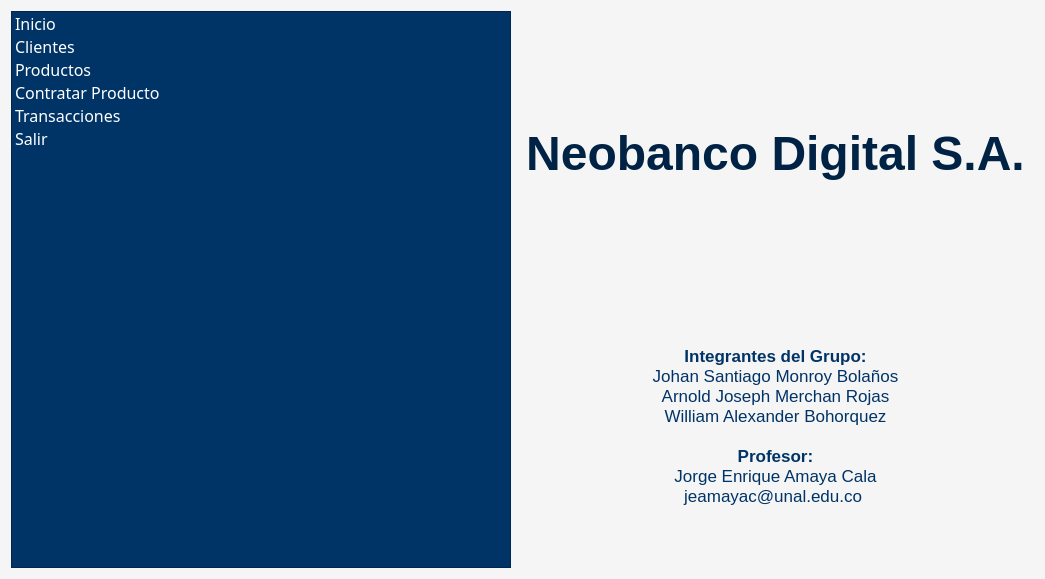
<?xml version="1.0" encoding="UTF-8"?>
<ui version="4.0">
 <class>NeobancoApp</class>
 <widget class="QWidget" name="NeobancoApp">
  <property name="geometry">
   <rect>
    <x>0</x>
    <y>0</y>
    <width>1045</width>
    <height>579</height>
   </rect>
  </property>
  <property name="windowTitle">
   <string>Neobanco Digital S.A.</string>
  </property>
  <property name="styleSheet">
   <string notr="true">
    QWidget {
        background-color: #f5f5f5;
    }
    QListWidget {
        background-color: #003366;
        color: white;
        font-size: 16px;
    }
    QListWidget::item:selected {
        background-color: white;
        color: #003366;
        font-weight: bold;
    }
    QLabel {
        color: #003366;
    }
    #labelTitulo {
        color: #002244;
    }
   </string>
  </property>
  <layout class="QHBoxLayout" name="mainLayout">
   <item>
    <widget class="QListWidget" name="menu">
     <property name="font">
      <font>
       <family>Segoe UI Semibold</family>
       <pointsize>-1</pointsize>
      </font>
     </property>
     <item>
      <property name="text">
       <string>Inicio</string>
      </property>
     </item>
     <item>
      <property name="text">
       <string>Clientes</string>
      </property>
     </item>
     <item>
      <property name="text">
       <string>Productos</string>
      </property>
     </item>
     <item>
      <property name="text">
       <string>Contratar Producto</string>
      </property>
     </item>
     <item>
      <property name="text">
       <string>Transacciones</string>
      </property>
     </item>
     <item>
      <property name="text">
       <string>Salir</string>
      </property>
     </item>
    </widget>
   </item>
   <item>
    <widget class="QStackedWidget" name="stack">
     <widget class="QWidget" name="paginaBienvenida">
      <layout class="QVBoxLayout" name="layoutBienvenida">
       <item>
        <widget class="QLabel" name="labelTitulo">
         <property name="font">
          <font>
           <family>Segoe UI</family>
           <pointsize>36</pointsize>
           <weight>75</weight>
           <bold>true</bold>
          </font>
         </property>
         <property name="text">
          <string>Neobanco Digital S.A.</string>
         </property>
         <property name="alignment">
          <set>Qt::AlignCenter</set>
         </property>
        </widget>
       </item>
       <item>
        <widget class="QLabel" name="labelGrupo">
         <property name="font">
          <font>
           <family>Segoe UI</family>
           <pointsize>13</pointsize>
          </font>
         </property>
         <property name="text">
          <string notr="true">
&lt;b&gt;Integrantes del Grupo:&lt;/b&gt;&lt;br&gt;
Johan Santiago Monroy Bolaños&lt;br&gt;
Arnold Joseph Merchan Rojas&lt;br&gt;
William Alexander Bohorquez&lt;br&gt;&lt;br&gt;
&lt;b&gt;Profesor:&lt;/b&gt;&lt;br&gt;
Jorge Enrique Amaya Cala&lt;br&gt;
jeamayac@unal.edu.co
</string>
         </property>
         <property name="textFormat">
          <enum>Qt::RichText</enum>
         </property>
         <property name="alignment">
          <set>Qt::AlignCenter</set>
         </property>
        </widget>
       </item>
      </layout>
     </widget>
     <widget class="QWidget" name="paginaClientes"/>
     <widget class="QWidget" name="paginaProductos"/>
     <widget class="QWidget" name="paginaContratar"/>
     <widget class="QWidget" name="paginaTransacciones"/>
     <widget class="QWidget" name="paginaSalir"/>
    </widget>
   </item>
  </layout>
 </widget>
 <resources/>
 <connections/>
</ui>
